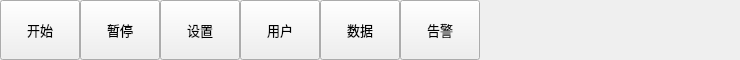
     <widget class="QWidget" name="widgetTitle" native="true">
      <property name="sizePolicy">
       <sizepolicy hsizetype="Expanding" vsizetype="Expanding">
        <horstretch>0</horstretch>
        <verstretch>0</verstretch>
       </sizepolicy>
      </property>
      <property name="maximumSize">
       <size>
        <width>16777215</width>
        <height>60</height>
       </size>
      </property>
      <layout class="QGridLayout" name="gridLayout">
       <property name="leftMargin">
        <number>0</number>
       </property>
       <property name="topMargin">
        <number>0</number>
       </property>
       <property name="rightMargin">
        <number>0</number>
       </property>
       <property name="bottomMargin">
        <number>0</number>
       </property>
       <property name="horizontalSpacing">
        <number>0</number>
       </property>
       <item row="0" column="2">
        <widget class="QLabel" name="labIco">
         <property name="sizePolicy">
          <sizepolicy hsizetype="Expanding" vsizetype="Expanding">
           <horstretch>0</horstretch>
           <verstretch>0</verstretch>
          </sizepolicy>
         </property>
         <property name="minimumSize">
          <size>
           <width>200</width>
           <height>0</height>
          </size>
         </property>
         <property name="maximumSize">
          <size>
           <width>200</width>
           <height>80</height>
          </size>
         </property>
         <property name="styleSheet">
          <string notr="true">border-image: url(:/acroViewTester/qrc/pics/Acroview.png);</string>
         </property>
         <property name="text">
          <string/>
         </property>
         <property name="alignment">
          <set>Qt::AlignCenter</set>
         </property>
        </widget>
       </item>
       <item row="0" column="3">
        <widget class="QWidget" name="widgetMenu" native="true">
         <layout class="QGridLayout" name="gridLayout_2">
          <property name="leftMargin">
           <number>0</number>
          </property>
          <property name="topMargin">
           <number>0</number>
          </property>
          <property name="rightMargin">
           <number>0</number>
          </property>
          <property name="bottomMargin">
           <number>0</number>
          </property>
          <property name="spacing">
           <number>0</number>
          </property>
          <item row="0" column="1" colspan="2">
           <spacer name="verticalSpacer">
            <property name="orientation">
             <enum>Qt::Vertical</enum>
            </property>
            <property name="sizeHint" stdset="0">
             <size>
              <width>20</width>
              <height>40</height>
             </size>
            </property>
           </spacer>
          </item>
         </layout>
        </widget>
       </item>
       <item row="0" column="1">
        <spacer name="horizontalSpacer">
         <property name="orientation">
          <enum>Qt::Horizontal</enum>
         </property>
         <property name="sizeHint" stdset="0">
          <size>
           <width>40</width>
           <height>20</height>
          </size>
         </property>
        </spacer>
       </item>
       <item row="0" column="0">
        <widget class="QWidget" name="widgetTop" native="true">
         <property name="sizePolicy">
          <sizepolicy hsizetype="Expanding" vsizetype="Expanding">
           <horstretch>0</horstretch>
           <verstretch>0</verstretch>
          </sizepolicy>
         </property>
         <property name="font">
          <font>
           <family>微软雅黑</family>
           <pointsize>10</pointsize>
          </font>
         </property>
         <layout class="QHBoxLayout" name="horizontalLayout_3">
          <property name="spacing">
           <number>0</number>
          </property>
          <property name="sizeConstraint">
           <enum>QLayout::SetNoConstraint</enum>
          </property>
          <property name="leftMargin">
           <number>0</number>
          </property>
          <property name="topMargin">
           <number>0</number>
          </property>
          <property name="rightMargin">
           <number>0</number>
          </property>
          <property name="bottomMargin">
           <number>0</number>
          </property>
          <item>
           <widget class="QToolButton" name="pushButtonStart">
            <property name="sizePolicy">
             <sizepolicy hsizetype="Expanding" vsizetype="Expanding">
              <horstretch>0</horstretch>
              <verstretch>0</verstretch>
             </sizepolicy>
            </property>
            <property name="minimumSize">
             <size>
              <width>80</width>
              <height>60</height>
             </size>
            </property>
            <property name="maximumSize">
             <size>
              <width>16777215</width>
              <height>80</height>
             </size>
            </property>
            <property name="font">
             <font>
              <family>微软雅黑</family>
              <pointsize>10</pointsize>
             </font>
            </property>
            <property name="text">
             <string>开始</string>
            </property>
            <property name="icon">
             <iconset resource="acroViewTester.qrc">
              <normaloff>:/acroViewTester/qrc/pics/playBlack.png</normaloff>:/acroViewTester/qrc/pics/playBlack.png</iconset>
            </property>
            <property name="toolButtonStyle">
             <enum>Qt::ToolButtonTextUnderIcon</enum>
            </property>
           </widget>
          </item>
          <item>
           <widget class="QToolButton" name="pushButtonPause">
            <property name="sizePolicy">
             <sizepolicy hsizetype="Expanding" vsizetype="Expanding">
              <horstretch>0</horstretch>
              <verstretch>0</verstretch>
             </sizepolicy>
            </property>
            <property name="minimumSize">
             <size>
              <width>80</width>
              <height>60</height>
             </size>
            </property>
            <property name="maximumSize">
             <size>
              <width>16777215</width>
              <height>80</height>
             </size>
            </property>
            <property name="font">
             <font>
              <family>微软雅黑</family>
              <pointsize>10</pointsize>
             </font>
            </property>
            <property name="text">
             <string>暂停</string>
            </property>
            <property name="icon">
             <iconset resource="acroViewTester.qrc">
              <normaloff>:/acroViewTester/qrc/pics/pauseBlack.png</normaloff>:/acroViewTester/qrc/pics/pauseBlack.png</iconset>
            </property>
            <property name="toolButtonStyle">
             <enum>Qt::ToolButtonTextUnderIcon</enum>
            </property>
           </widget>
          </item>
          <item>
           <widget class="QToolButton" name="pushButtonSetting">
            <property name="sizePolicy">
             <sizepolicy hsizetype="Expanding" vsizetype="Expanding">
              <horstretch>0</horstretch>
              <verstretch>0</verstretch>
             </sizepolicy>
            </property>
            <property name="minimumSize">
             <size>
              <width>80</width>
              <height>60</height>
             </size>
            </property>
            <property name="maximumSize">
             <size>
              <width>16777215</width>
              <height>80</height>
             </size>
            </property>
            <property name="font">
             <font>
              <family>微软雅黑</family>
              <pointsize>10</pointsize>
             </font>
            </property>
            <property name="text">
             <string>设置</string>
            </property>
            <property name="icon">
             <iconset resource="acroViewTester.qrc">
              <normaloff>:/acroViewTester/qrc/pics/settingBlack.png</normaloff>:/acroViewTester/qrc/pics/settingBlack.png</iconset>
            </property>
            <property name="checked">
             <bool>false</bool>
            </property>
            <property name="toolButtonStyle">
             <enum>Qt::ToolButtonTextUnderIcon</enum>
            </property>
           </widget>
          </item>
          <item>
           <widget class="QToolButton" name="pushButtonUser">
            <property name="sizePolicy">
             <sizepolicy hsizetype="Expanding" vsizetype="Expanding">
              <horstretch>0</horstretch>
              <verstretch>0</verstretch>
             </sizepolicy>
            </property>
            <property name="minimumSize">
             <size>
              <width>80</width>
              <height>60</height>
             </size>
            </property>
            <property name="maximumSize">
             <size>
              <width>16777215</width>
              <height>80</height>
             </size>
            </property>
            <property name="font">
             <font>
              <family>微软雅黑</family>
              <pointsize>10</pointsize>
             </font>
            </property>
            <property name="styleSheet">
             <string notr="true"/>
            </property>
            <property name="text">
             <string>用户</string>
            </property>
            <property name="icon">
             <iconset resource="acroViewTester.qrc">
              <normaloff>:/acroViewTester/qrc/pics/peopleBlack.png</normaloff>:/acroViewTester/qrc/pics/peopleBlack.png</iconset>
            </property>
            <property name="toolButtonStyle">
             <enum>Qt::ToolButtonTextUnderIcon</enum>
            </property>
           </widget>
          </item>
          <item>
           <widget class="QToolButton" name="pushButtonDatabase">
            <property name="sizePolicy">
             <sizepolicy hsizetype="Expanding" vsizetype="Expanding">
              <horstretch>0</horstretch>
              <verstretch>0</verstretch>
             </sizepolicy>
            </property>
            <property name="minimumSize">
             <size>
              <width>80</width>
              <height>60</height>
             </size>
            </property>
            <property name="maximumSize">
             <size>
              <width>16777215</width>
              <height>80</height>
             </size>
            </property>
            <property name="font">
             <font>
              <family>微软雅黑</family>
              <pointsize>10</pointsize>
             </font>
            </property>
            <property name="styleSheet">
             <string notr="true"/>
            </property>
            <property name="text">
             <string>数据</string>
            </property>
            <property name="icon">
             <iconset resource="acroViewTester.qrc">
              <normaloff>:/acroViewTester/qrc/pics/dataBlack.png</normaloff>:/acroViewTester/qrc/pics/dataBlack.png</iconset>
            </property>
            <property name="toolButtonStyle">
             <enum>Qt::ToolButtonTextUnderIcon</enum>
            </property>
           </widget>
          </item>
          <item>
           <widget class="QToolButton" name="pushButtonAlarmInfo">
            <property name="sizePolicy">
             <sizepolicy hsizetype="Expanding" vsizetype="Expanding">
              <horstretch>0</horstretch>
              <verstretch>0</verstretch>
             </sizepolicy>
            </property>
            <property name="minimumSize">
             <size>
              <width>80</width>
              <height>60</height>
             </size>
            </property>
            <property name="maximumSize">
             <size>
              <width>16777215</width>
              <height>80</height>
             </size>
            </property>
            <property name="font">
             <font>
              <family>微软雅黑</family>
              <pointsize>10</pointsize>
             </font>
            </property>
            <property name="styleSheet">
             <string notr="true"/>
            </property>
            <property name="text">
             <string>告警</string>
            </property>
            <property name="icon">
             <iconset resource="acroViewTester.qrc">
              <normaloff>:/acroViewTester/qrc/pics/alarmBlack.png</normaloff>:/acroViewTester/qrc/pics/alarmBlack.png</iconset>
            </property>
            <property name="toolButtonStyle">
             <enum>Qt::ToolButtonTextUnderIcon</enum>
            </property>
           </widget>
          </item>
         </layout>
        </widget>
       </item>
      </layout>
     </widget>
